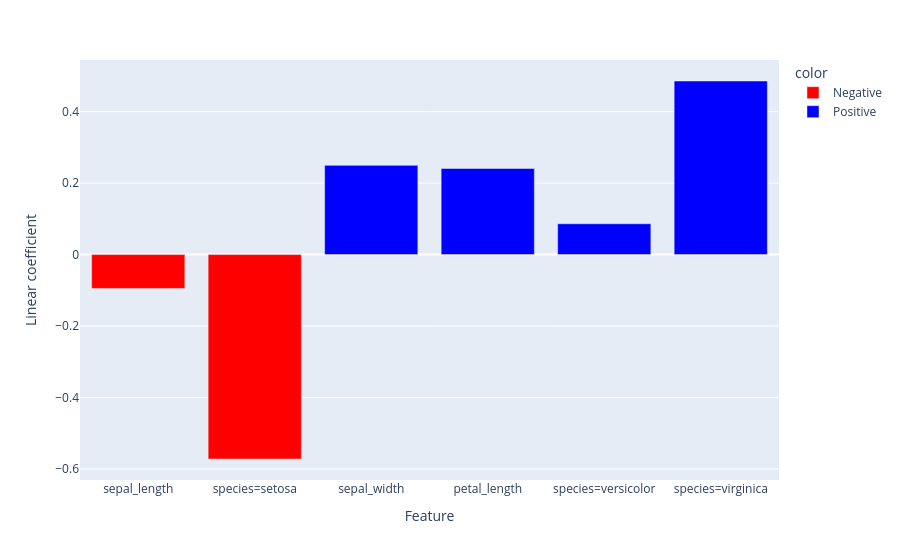

Here is the notebook cell this chart was saved with:
### Code cell
fig = px.bar(
    x=x.columns, y=model.coef_, color = colors,
    color_discrete_sequence=['red', 'blue'],
    labels= dict(x= 'Feature', y='Linear coefficient')
)
fig.show()

### Figure 1 — Plotly figure (JSON) as saved in the notebook; plotly's stock layout.template omitted (floating-point values rounded to 4 significant figures)
{"data": [{"alignmentgroup": "True", "hovertemplate": "color=Negative<br>Feature=%{x}<br>Linear coefficient=%{y}<extra></extra>", "legendgroup": "Negative", "marker": {"color": "red", "pattern": {"shape": ""}}, "name": "Negative", "offsetgroup": "Negative", "orientation": "v", "showlegend": true, "textposition": "auto", "type": "bar", "x": ["sepal_length", "species=setosa"], "xaxis": "x", "y": [-0.09476, -0.572], "yaxis": "y"}, {"alignmentgroup": "True", "hovertemplate": "color=Positive<br>Feature=%{x}<br>Linear coefficient=%{y}<extra></extra>", "legendgroup": "Positive", "marker": {"color": "blue", "pattern": {"shape": ""}}, "name": "Positive", "offsetgroup": "Positive", "orientation": "v", "showlegend": true, "textposition": "auto", "type": "bar", "x": ["sepal_width", "petal_length", "species=versicolor", "species=virginica"], "xaxis": "x", "y": [0.2497, 0.2409, 0.08623, 0.4858], "yaxis": "y"}], "layout": {"barmode": "relative", "legend": {"title": {"text": "color"}, "tracegroupgap": 0}, "margin": {"t": 60}, "xaxis": {"anchor": "y", "domain": [0, 1], "title": {"text": "Feature"}}, "yaxis": {"anchor": "x", "domain": [0, 1], "title": {"text": "Linear coefficient"}}}}
